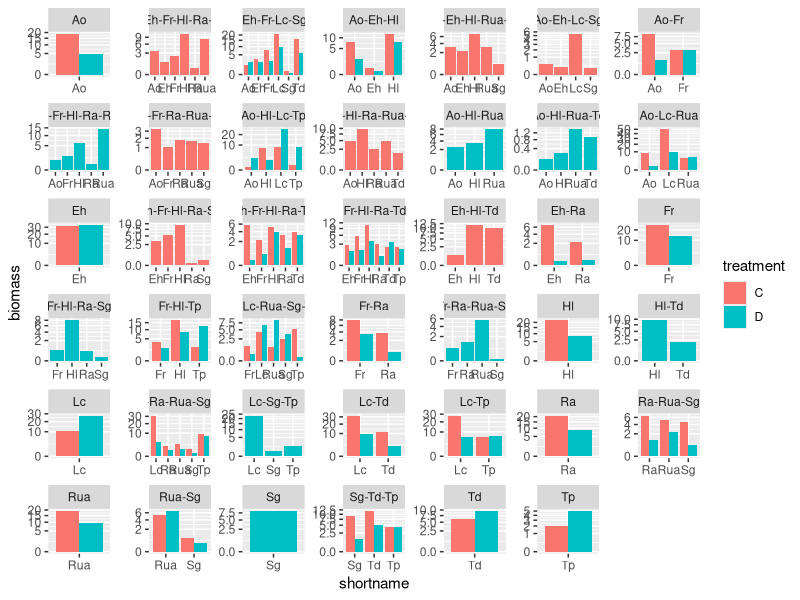
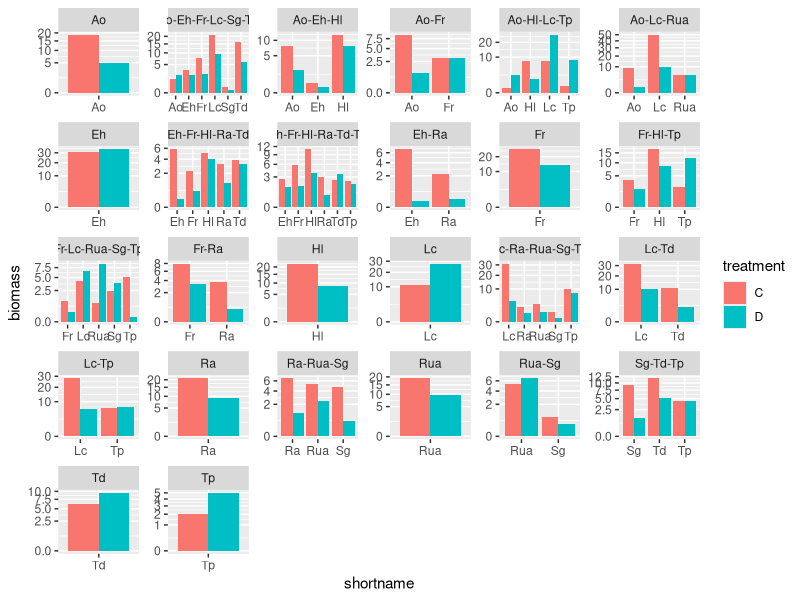
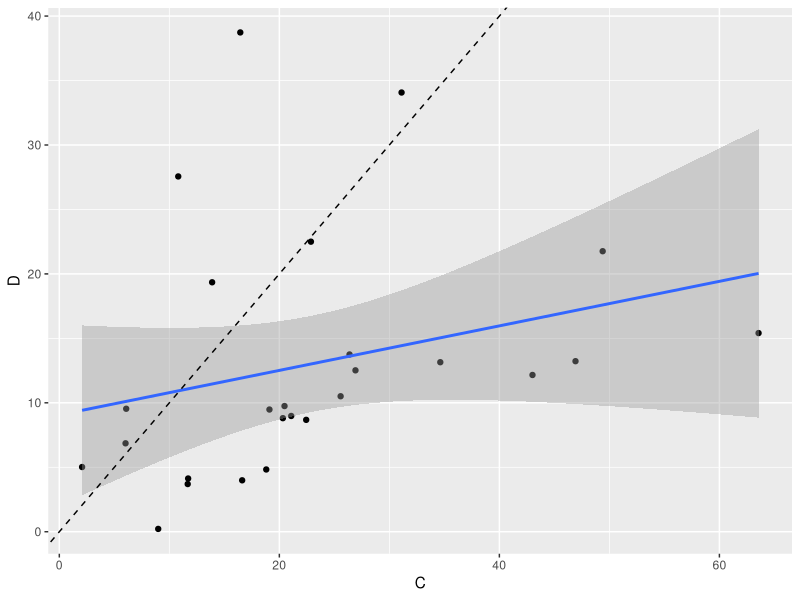
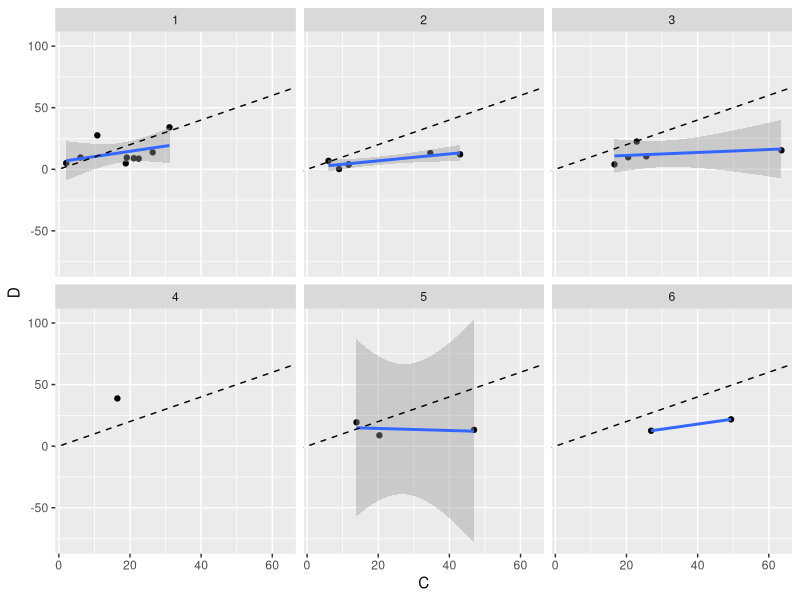

These charts were generated, in order, by the following R code:
## ---- chunk 1
library(readxl)
library(tidyverse)
# by default, read first sheet
# you can specify the name of the sheet
dt <- read_xlsx(path = "../data/Kreyling_et_al.xlsx", sheet = "data")
# or specify the index of the sheet (here, 2nd)
sp <- read_xlsx(path = "../data/Kreyling_et_al.xlsx", sheet = 2)
## ---- chunk 2
# this will show only what fits on the screen
sp
## ---- chunk 3
glimpse(dt)
## ---- chunk 4
dt <- dt %>% # select only columns we will need
  select(label, treatment, country, `species name`, 
         subset, `Biomass (g dryweight)`, timing)
dt
## ---- chunk 5
dt <- dt %>% 
  rename(biomass = `Biomass (g dryweight)`, 
         species_name = `species name`)
dt
## ---- chunk 6
dt1 <- dt %>% 
  filter(country == "BE", subset == "species", 
         species_name != "community", 
         is.na(biomass) == FALSE, biomass > 0,
         timing == "post")
## ---- chunk 7
# this does not alter the data, 
# because we are not assigning it to a tibble
dt1 %>% select(species_name) %>% distinct()
## ---- chunk 8
dt1 %>% select(treatment) %>% distinct()
## ---- chunk 9
dt1 %>% select(label) %>% distinct()
## ---- chunk 10
dt1 %>% count(species_name, treatment)
## ---- chunk 11
dt1 %>% count(label)
dt1 %>% 
  count(label) %>% 
  arrange(desc(n)) # desc(x) for descending order
## ---- chunk 12
# this is in tidy (longer) format
dt1 %>% count(species_name, treatment)
# this is in wider format
dt1 %>% 
  count(species_name, treatment) %>% 
  # use treatment as column names, and fill each cell with the count
  pivot_wider(names_from = treatment, values_from = n) 
## ---- chunk 13
# go back and forth
dt1 %>% 
  count(species_name, treatment) %>% 
  # from tidy to wider
  pivot_wider(names_from = treatment, values_from = n) %>% 
  # from wide to tidy
  pivot_longer(names_to = "treatment", values_to = "biomass", cols = c(C, D))
## ---- chunk 14
dt2 <- tibble(country = c("BE", "BE", "DE"), 
              treatment = c("C", "D", "D"))
dt2
dt3 <- inner_join(dt, dt2) # only keep BE, C; BE, D; DE, D
dt3 <- anti_join(dt, dt2) # exclude BE, C; BE, D; DE, D
## ---- chunk 15
dt2 <- dt1 %>% # now join the two tables
  inner_join(sp, by  = c("species_name" = "speciescode")) %>% 
  # remove a few columns that we won't need to keep the table small
  select(label, treatment, species, shortname, biomass)
## ---- chunk 16
dt2 <- dt2 %>% 
  # this adds an invisible column specifying group structure
  group_by(label, treatment) %>% 
  # mutate is used to create a new column that is a function of the 
  # current columns
  mutate(community_label = paste(sort(shortname), collapse = "-"))
dt2
# if we want to remove the group information, use `ungroup`
dt2 <- dt2 %>% ungroup()
## ---- chunk 17
dt2 %>%  # color by treatment
  ggplot(aes(x = shortname, y = biomass, fill = treatment)) + 
  # plot bars next to each other
  geom_col(position = "dodge") +
  # one panel per community
  facet_wrap(~community_label, scales = "free")  + 
  # use sqrt scale in y axis
  scale_y_sqrt()
## ---- chunk 18
unpaired <- dt2 %>% 
  # select only distinct combos of community_label and treatment
  select(community_label, treatment) %>% 
  distinct() %>% 
  # count how many treatments for community_label
  count(community_label) %>% 
  # we want to eliminate those with less than 2 treatments
  filter(n < 2) %>% 
  # importantly, we want to keep only the community_labels
  select(community_label) # these are the labels of unpaired

dt2 %>%  # remove unpaired
  anti_join(unpaired) %>% 
  ggplot(aes(x = shortname, y = biomass, fill = treatment)) + 
  geom_col(position = "dodge") +
  facet_wrap(~community_label, scales = "free")  + 
  scale_y_sqrt()
## ---- chunk 19
total_biom <- dt2 %>% 
  group_by(label, community_label, treatment) %>% 
  # total biomass per mesocosm
  summarise(biomass = sum(biomass), 
            nsp = n(), # total num species in community
            .groups = "drop") %>% 
  # now make a table with total biom for C and D in separate cols
  select(community_label, treatment, biomass, nsp) %>% 
  pivot_wider(names_from = treatment, values_from = biomass)
total_biom
## ---- chunk 20
total_biom %>% 
  drop_na() %>%  
  ggplot(aes(x = C, y = D)) + 
  geom_point() + 
  geom_smooth(method = "lm") + 
  geom_abline(slope = 1, intercept = 0, linetype = 2)
## ---- chunk 21
total_biom %>% 
  drop_na() %>%  
  ggplot(aes(x = C, y = D)) + 
  geom_point() + 
  geom_smooth(method = "lm") + 
  facet_wrap(~nsp) + 
  geom_abline(slope = 1, intercept = 0, linetype = 2)
